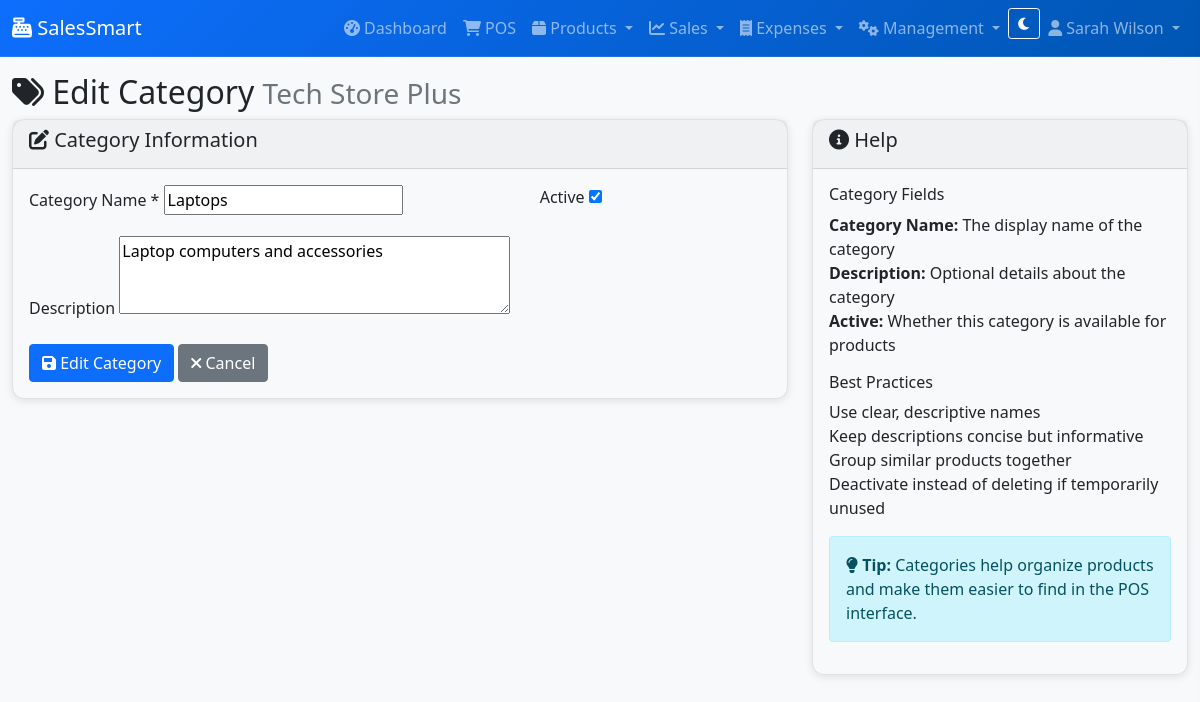
/categories/1/edit/ (signed in), run on the app's committed database.
### pos/models.py (models this page shows, shortened)
class User(AbstractUser):
    business = models.ForeignKey(Business, on_delete=models.CASCADE, null=True, blank=True)
    role = models.CharField(max_length=20, default='Cashier')  # Admin, Manager, Cashier
    phone = models.CharField(max_length=20, blank=True)
    is_business_admin = models.BooleanField(default=False)
    created_at = models.DateTimeField(auto_now_add=True)
    last_login_business = models.DateTimeField(null=True, blank=True)

class Business(models.Model):
    name = models.CharField(max_length=200)
    subdomain = models.SlugField(unique=True)
    email = models.EmailField()
    phone = models.CharField(max_length=20)
    address = models.TextField()
    logo = models.ImageField(upload_to='business_logos/', blank=True, null=True)
    is_active = models.BooleanField(default=True)
    created_at = models.DateTimeField(auto_now_add=True)
    subscription_plan = models.CharField(max_length=50, default='Basic')  # Basic, Pro, Enterprise
    max_users = models.IntegerField(default=5)
    class Meta:
        verbose_name_plural = "Businesses"

class Category(models.Model):
    business = models.ForeignKey(Business, on_delete=models.CASCADE)
    name = models.CharField(max_length=100)
    description = models.TextField(blank=True)
    is_active = models.BooleanField(default=True)
    created_at = models.DateTimeField(auto_now_add=True)
    class Meta:
        verbose_name_plural = "Categories"
        unique_together = ['business', 'name']

### pos/views.py (the view)
# urls.py: path('categories/<int:pk>/edit/', views.category_edit, name='category_edit'),
@login_required
def category_edit(request, pk):
    if not request.business:
        return redirect('admin/')
    category = get_object_or_404(Category, pk=pk, business=request.business)
    if request.method == 'POST':
        form = CategoryForm(request.POST, instance=category)
        if form.is_valid():
            form.save()
            messages.success(request, 'Category updated successfully!')
            return redirect('pos:category_list')
    else:
        form = CategoryForm(instance=category)
    return render(request, 'pos/category_form.html', {'form': form, 'title': 'Edit Category'})

### pos/forms.py
class CategoryForm(forms.ModelForm):
    class Meta:
        model = Category
        fields = ['name', 'description', 'is_active']
        widgets = {
            'description': forms.Textarea(attrs={'rows': 3}),
        }

### pos/templates/pos/category_form.html (shortened to what this page needs)
{% extends 'pos/base.html' %}
{% block content %}
<div class="row">
    <div class="col-12">
        <h2>
            <i class="fas fa-tags"></i> {{ title }}
            <small class="text-muted">{{ request.business.name }}</small>
        </h2>
    </div>
</div>
<div class="row">
    <div class="col-md-8">
        <div class="card">
            <div class="card-header">
                <h5><i class="fas fa-edit"></i> Category Information</h5>
            </div>
            <div class="card-body">
                <form method="post">
                    <div class="row mb-3">
                        <div class="col-md-8">
                            <label for="{{ form.name.id_for_label }}" class="form-label">Category Name *</label>
                            {{ form.name }}
                        </div>
                        <div class="col-md-4">
                            <label for="{{ form.is_active.id_for_label }}" class="form-label">Active</label>
                            {{ form.is_active }}
                        </div>
                    </div>
                    <div class="row mb-3">
                        <div class="col-md-12">
                            <label for="{{ form.description.id_for_label }}" class="form-label">Description</label>
                            {{ form.description }}
                        </div>
                    </div>
                    <div class="row">
                        <div class="col-md-12">
                            <button type="submit" class="btn btn-primary">
                                <i class="fas fa-save"></i> {{ title }}
                            </button>
                            <a href="{% url 'pos:category_list' %}" class="btn btn-secondary">
                                <i class="fas fa-times"></i> Cancel
                            </a>
                        </div>
                    </div>
                </form>
            </div>
        </div>
    </div>
    <div class="col-md-4">
        <div class="card">
            <div class="card-header">
                <h5><i class="fas fa-info-circle"></i> Help</h5>
            </div>
            <div class="card-body">
                <h6>Category Fields</h6>
                <ul class="list-unstyled">
                    <li><strong>Category Name:</strong> The display name of the category</li>
                    <li><strong>Description:</strong> Optional details about the category</li>
                    <li><strong>Active:</strong> Whether this category is available for products</li>
                </ul>
                <h6 class="mt-3">Best Practices</h6>
                <ul class="list-unstyled">
                    <li>Use clear, descriptive names</li>
                    <li>Keep descriptions concise but informative</li>
                    <li>Group similar products together</li>
                    <li>Deactivate instead of deleting if temporarily unused</li>
                </ul>
                <div class="alert alert-info mt-3">
                    <i class="fas fa-lightbulb"></i>
                    <strong>Tip:</strong> Categories help organize products and make them easier to find in the POS interface.
                </div>
            </div>
        </div>
    </div>
</div>
{% endblock %}

### pos/templates/pos/base.html (shortened to what this page needs)
<!DOCTYPE html>
<html lang="en">
<head>
    <link href="https://cdn.jsdelivr.net/npm/bootstrap@5.1.3/dist/css/bootstrap.min.css" rel="stylesheet">
    <link href="https://cdnjs.cloudflare.com/ajax/libs/font-awesome/6.0.0/css/all.min.css" rel="stylesheet">
</head>
<body>
    {% if user.is_authenticated and request.business %}
    <nav class="navbar navbar-expand-lg navbar-dark bg-primary">
        <div class="container-fluid">
            <a class="navbar-brand" href="{% url 'pos:dashboard' %}">
                <i class="fas fa-cash-register"></i> SalesSmart
            </a>
            <div class="d-none d-lg-flex">
                <ul class="navbar-nav me-auto">
                    <li class="nav-item">
                        <a class="nav-link" href="{% url 'pos:dashboard' %}">
                            <i class="fas fa-tachometer-alt"></i> Dashboard
                        </a>
                    </li>
                    <li class="nav-item">
                        <a class="nav-link" href="{% url 'pos:pos_interface' %}">
                            <i class="fas fa-shopping-cart"></i> POS
                        </a>
                    </li>
                    <li class="nav-item dropdown">
                        <a class="nav-link dropdown-toggle" href="#" id="productsDropdown" role="button" data-bs-toggle="dropdown">
                            <i class="fas fa-box"></i> Products
                        </a>
                    </li>
                    <li class="nav-item dropdown">
                        <a class="nav-link dropdown-toggle" href="#" id="salesDropdown" role="button" data-bs-toggle="dropdown">
                            <i class="fas fa-chart-line"></i> Sales
                        </a>
                    </li>
                    <li class="nav-item dropdown">
                        <a class="nav-link dropdown-toggle" href="#" id="expensesDropdown" role="button" data-bs-toggle="dropdown">
                            <i class="fas fa-receipt"></i> Expenses
                        </a>
                    </li>
                    {% if user.is_business_admin %}
                    <li class="nav-item dropdown">
                        <a class="nav-link dropdown-toggle" href="#" id="managementDropdown" role="button" data-bs-toggle="dropdown">
                            <i class="fas fa-cogs"></i> Management
                        </a>
                    </li>
                    {% endif %}
                </ul>
                <ul class="navbar-nav">
                    <li class="nav-item">
                        <button class="btn btn-outline-light btn-sm" id="darkModeToggle" onclick="toggleDarkMode()">
                            <i class="fas fa-moon" id="darkModeIcon"></i>
                        </button>
                    </li>
                    <li class="nav-item dropdown">
                        <a class="nav-link dropdown-toggle" href="#" id="userDropdown" role="button" data-bs-toggle="dropdown">
                            <i class="fas fa-user"></i> {{ user.get_full_name|default:user.username }}
                        </a>
                    </li>
                </ul>
            </div>
        </div>
    </nav>
    <div class="container-fluid mt-3">
        {% block content %}
        {% endblock %}
    </div>
    {% else %}
        <div class="container">
            {% block login_content %}
            {% endblock %}
        </div>
    {% endif %}
</body>
</html>

### pos/templates/pos/base.html (style rules this page uses)
:root { --bg-primary: #0d6efd; --bg-secondary: #6c757d; --bg-success: #198754; --bg-info: #0dcaf0; --bg-warning: #ffc107; --bg-danger: #dc3545; --bg-light: #f8f9fa; --bg-dark: #212529; --text-primary: #0d6efd; --text-secondary: #6c757d; --text-success: #198754; --text-info: #0dcaf0; --text-warning: #ffc107; --text-danger: #dc3545; --text-light: #f8f9fa; --text-dark: #212529; }
body { font-family: 'Segoe UI', Tahoma, Geneva, Verdana, sans-serif; background-color: var(--bg-light); color: var(--text-dark); transition: background-color 0.3s ease, color 0.3s ease; }
.navbar { background: linear-gradient(135deg, var(--bg-primary), #0056b3); border-bottom: 1px solid rgba(255,255,255,0.1); transition: background-color 0.3s ease, border-color 0.3s ease; }
.card { border: 1px solid #dee2e6; border-radius: 12px; box-shadow: 0 2px 8px rgba(0,0,0,0.1); background-color: var(--bg-light); transition: background-color 0.3s ease, border-color 0.3s ease; }
.btn { transition: background-color 0.3s ease, border-color 0.3s ease, color 0.3s ease; }

### data on the page
User: get_full_name "Sarah Wilson"
Business: business.name "Tech Store Plus"
Category: name "Laptops", is_active "☑", description "Laptop computers and accessories"

### other printed values
{{ title }} "Edit Category"
